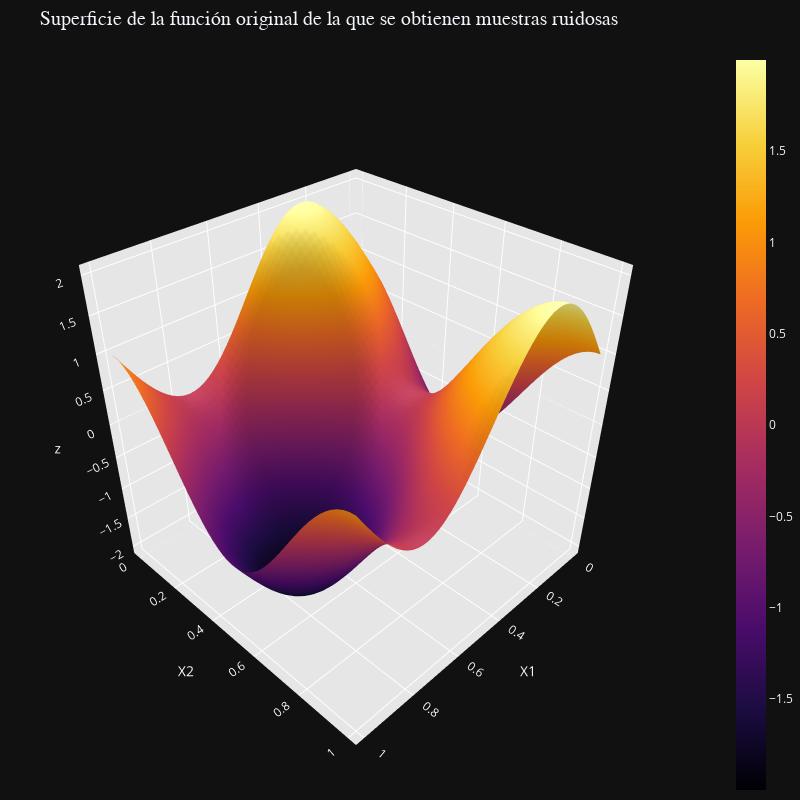

Notebook code for this chart:
### Markdown cell above
Generamos unos datos a partir de la superficie siguiente:

### Code cell
import numpy as np
import plotly.graph_objects as go

# Crear un grid uniforme en el espacio de entrada
grid_size = 50  # Tamaño del grid para un muestreo más denso
x1 = np.linspace(0, 1, grid_size)
x2 = np.linspace(0, 1, grid_size)
X1, X2 = np.meshgrid(x1, x2)

# Calcular y_true para cada punto en el grid sin ruido
Y_org = np.sin(2 * np.pi * X1) + np.cos(2 * np.pi * X2)

# Crear la gráfica de superficie
fig = go.Figure(data=[go.Surface(
    x=X1, 
    y=X2, 
    z=Y_org,
    colorscale='Inferno'
)])

# Configuración del layout
fig.update_layout(
    scene=dict(
        xaxis_title='X1', 
        yaxis_title='X2', 
        aspectmode='cube',  # Asegura escalado igual en todos los ejes
        xaxis=dict(backgroundcolor='rgb(230, 230, 230)', gridcolor='white', showbackground=True),  # Fondo gris claro
        yaxis=dict(backgroundcolor='rgb(230, 230, 230)', gridcolor='white', showbackground=True),  # Fondo gris claro
        zaxis=dict(backgroundcolor='rgb(230, 230, 230)', gridcolor='white', showbackground=True)   # Fondo gris claro
    ),
    width=800,  # Aumenta el tamaño de la figura
    height=800,  # Aumenta el tamaño de la figura
    margin=dict(l=0, r=0, b=0, t=50),  # Reduce los márgenes
    title="Superficie de la función original de la que se obtienen muestras ruidosas",  # Añade el título
    title_font=dict(size=20, family='Arial, sans-serif'),  # Personaliza la fuente del título
    scene_camera=dict(eye=dict(x=1.5, y=1.5, z=1.5)),  # Ángulo de cámara predeterminado para mejor visualización
)

# Mostrar la gráfica
fig.show()

### Figure 1 — Plotly figure (JSON) as saved in the notebook; plotly's stock layout.template omitted (floating-point values rounded to 4 significant figures; data arrays with more than 128 entries replaced by an {"elided": "..."} marker saying what was removed)
{"data": [{"colorscale": [[0.0, "#000004"], [0.1111, "#1b0c41"], [0.2222, "#4a0c6b"], [0.3333, "#781c6d"], [0.4444, "#a52c60"], [0.5556, "#cf4446"], [0.6667, "#ed6925"], [0.7778, "#fb9b06"], [0.8889, "#f7d13d"], [1.0, "#fcffa4"]], "x": {"elided": "50x50 float values"}, "y": {"elided": "50x50 float values"}, "z": {"elided": "50x50 float values"}, "type": "surface"}], "layout": {"scene": {"xaxis": {"title": {"text": "X1"}, "backgroundcolor": "rgb(230, 230, 230)", "gridcolor": "white", "showbackground": true}, "yaxis": {"title": {"text": "X2"}, "backgroundcolor": "rgb(230, 230, 230)", "gridcolor": "white", "showbackground": true}, "zaxis": {"backgroundcolor": "rgb(230, 230, 230)", "gridcolor": "white", "showbackground": true}, "camera": {"eye": {"x": 1.5, "y": 1.5, "z": 1.5}}, "aspectmode": "cube"}, "margin": {"l": 0, "r": 0, "b": 0, "t": 50}, "title": {"text": "Superficie de la función original de la que se obtienen muestras ruidosas", "font": {"size": 20, "family": "Arial, sans-serif"}}, "width": 800, "height": 800}}
